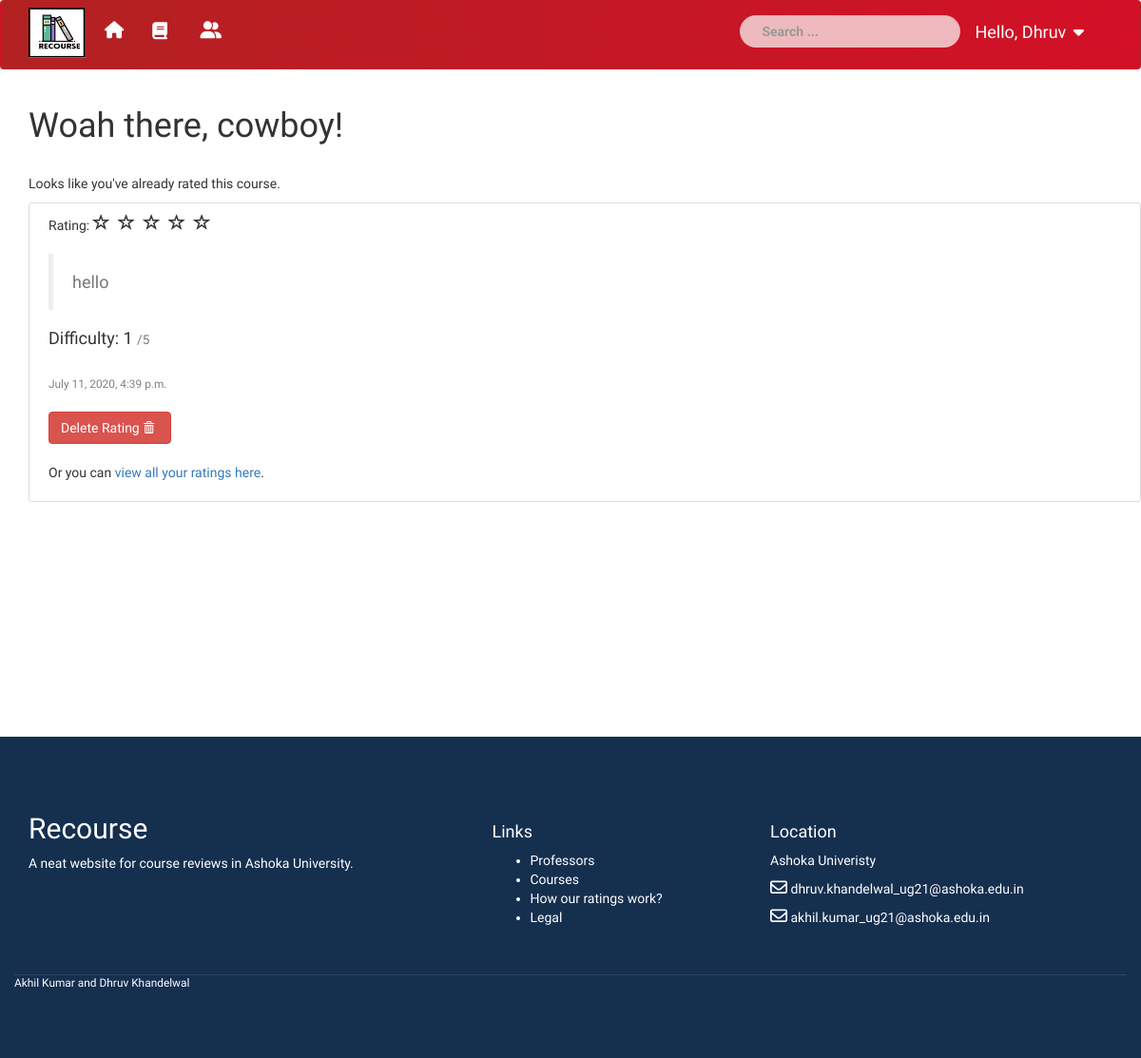
Screenshot of /course/A-History-of-India-Pakistan-Relations-/rate (signed in) with the database file from the repository.
### myapp/models.py (models this page shows, shortened)
class Rating (models.Model):
    course = models.ForeignKey (Course, on_delete = models.CASCADE)
    author = models.ForeignKey (User, on_delete = models.CASCADE)
    ONE_TO_FIVE = (
        (1,'1'),
        (2,'2'),
        (3,'3'),
        (4,'4'),
        (5,'5'),
    )
    rating     = models.IntegerField (default=0, choices=ONE_TO_FIVE)
    difficulty = models.IntegerField (default=0, choices=ONE_TO_FIVE)
    take_again = models.BooleanField (default = False)
    anonymous  = models.BooleanField (default = False)
    GRADES = (
        ('A' , 'A' ),
        ('A-', 'A-'),
        ('B+', 'B+'),
        ('B' , 'B' ),
        ('B-', 'B-'),
        ('C+', 'C+'),
        ('C' , 'C '),
        ('C-', 'C-'),
        ('F' , 'F' ),
        ('NA', 'NA'),
    )
    grade = models.CharField (max_length=3, choices=GRADES, default='NA', null=True, blank=True)
    review = models.TextField (default="", null=True, blank=True)
    date_posted = models.DateTimeField (default=timezone.now)
    helpful = models.IntegerField (default = 0)

### myapp/views.py (the view, shortened to what this page needs)
# urls.py: path('course/<slug:slug>/rate', views.RateCourse, name="rate-course"),
@login_required
def RateCourse (request, slug):
    myCourse = get_object_or_404(Course, slug=slug)
    if request.method == 'POST':
        form = RatingsForm (request.POST)
        if form.is_valid():
            rating = form.save(commit=False)
            rating.course = myCourse
            rating.author = request.user
            rating.save() # Finally save it!
            messages.success(request, f'Your rating has been recorded!') # send visual confirmation to user
            myCourse.course_number_of_ratings += 1
            if rating.take_again:
                myCourse.course_retakers += 1
            if rating.grade=='A':
                myCourse.gp_sum += 4.0
                myCourse.grade_offered += 1
            if rating.grade=='A-':
                myCourse.gp_sum += 3.7
                myCourse.grade_offered += 1
            if rating.grade=='B+':
                myCourse.gp_sum += 3.3
                myCourse.grade_offered += 1
            if rating.grade=='B':
                myCourse.gp_sum += 3.0
                myCourse.grade_offered += 1
            if rating.grade=='B-':
                myCourse.gp_sum += 2.7
                myCourse.grade_offered += 1
            if rating.grade=='C+':
                myCourse.gp_sum += 2.3
                myCourse.grade_offered += 1
            if rating.grade=='C':
                myCourse.gp_sum += 2.0
                myCourse.grade_offered += 1
            if rating.grade=='C-':
                myCourse.gp_sum += 1.7
                myCourse.grade_offered += 1
            if rating.grade=='F':
                myCourse.grade_offered +=1
            if myCourse.grade_offered != 0:
                myCourse.grade_point=myCourse.gp_sum/myCourse.grade_offered
            myCourse.rating_sum += rating.rating
            myCourse.difficulty_sum += rating.difficulty
            if myCourse.course_number_of_ratings!=0:
                myCourse.course_rating = myCourse.rating_sum/myCourse.course_number_of_ratings
                myCourse.course_difficulty = myCourse.difficulty_sum/myCourse.course_number_of_ratings
            if myCourse.course_rating > 5:
                myCourse.course_rating = 5
            if myCourse.course_difficulty > 5:
                myCourse.course_difficulty = 5
            myCourse.save()
            return redirect('course-detail', slug=slug)
    else:
        form = RatingsForm ()
    context = {
        'title': "Rate {}".format(myCourse),
        'form': form,
        'course': myCourse,
        'n': range(3),
        'roarer' : 5-round(myCourse.course_rating),
    }
    context['previous'] = Rating.objects.filter(course=myCourse, author=request.user)
    return render(request, "myapp/rating.html", context)

### myapp/forms.py
class RatingsForm (forms.ModelForm):
    class Meta:
        model = Rating
        fields = ['rating', 'difficulty', 'take_again', 'grade', 'review', 'anonymous']
        widgets = {
            'rating': forms.Select(
				attrs={
					    'class': 'form-control col-xs-2'
					}
            ),
            'difficulty': forms.Select(
				attrs={
					    'class': 'form-control col-xs-2'
					}
            ),
            'grade': forms.Select(
				attrs={
					    'class': 'form-control col-xs-2'
					}
            ),
            'take_again': forms.CheckboxInput(
                    attrs={
                            'class': 'form-check',
                            'type' : 'checkbox'
                        }
                ),
            'review': forms.Textarea(
				attrs={
                        'class': 'form-control col-xs-2',
                        'placeholder': 'Write a review ... ',
                        'rows' : '5',
                        'cols' : '30',
					}
            ),
            'anonymous': forms.CheckboxInput(
				attrs={
					    'class': 'form-check '
					}
            )
            }

### myapp/models.py (called while the page is built)
    def __str__(self):
        return '{0}-{1}'.format(self.course_listing, self.course_code)

### myapp/templates/myapp/rating.html (shortened to what this page needs)
{% extends 'myapp/base.html' %}
{% load crispy_forms_tags %}
{% block content %}
{% if previous %}
    <div class="container">
        <h1>Woah there, cowboy!</h1>
        <br>
        <p>Looks like you've already rated this course.</p>
        <div class="container content-section">
            {% for p in previous %}
                Rating:
                {% if p.rating == 1 %}
                    <span class="glyphicon glyphicon-star-empty" style="margin-right:5px; font-size: 18px;"></span>
                    <span class="glyphicon glyphicon-star-empty" style="margin-right:5px; font-size: 18px;"></span>
                    <span class="glyphicon glyphicon-star-empty" style="margin-right:5px; font-size: 18px;"></span>
                    <span class="glyphicon glyphicon-star-empty" style="margin-right:5px; font-size: 18px;"></span>
                    <span class="glyphicon glyphicon-star-empty" style="margin-right:5px; font-size: 18px;"></span>
                {% endif %}
                 <br>
                <br>
                {% if p.review %}
                    <blockquote class="blockquote">
                        <h4 class="card-subtitle mb-2 text-muted">{{p.review|linebreaks}}</h4>
                    </blockquote>
                {% else %}
                    <blockquote class="blockquote">
                        <h4 class="card-subtitle mb-2 text-muted">No review</h4>
                    </blockquote>
                {% endif %}
                <h4>Difficulty: {{ p.difficulty}} <small>/5</small></h4>
                <br>
                <small class="text-secondary" style="color: gray;">{{ p.date_posted }}</small>
                <br> <br>
                <a href="{% url 'delete-rating' p.id %}" class="btn btn-danger btn-rounded align-items-right" role="button" aria-pressed="true">Delete Rating <span class="glyphicon glyphicon-trash" style="margin-right:5px; font-size: 12px;"></span></a>
                <br> <br>
                <p>Or you can <a href="{% url 'profile'%}">view all your ratings here</a>.</p>
                {% endfor %}
        </div>
        </div>
        <br><br><br><br><br>
{% endif %}
{% endblock %}

### myapp/templates/snippets/header.html (shortened to what this page needs)
{% load static %}
{% load socialaccount %}
<nav class="navbar navbar-expand-md  hidden-xs">
    <div class="container">
        <div class="navbar-header " style="padding-right: 20px;">
           <a href="{% url 'home' %}"> <img src="{% static 'images/logo.png' %}" alt="logo" height="60px" width="60px" style="padding-top: 7px;"> </a>
        </div>
        <div class="navbar-collapse collapse show " id="navbarToggleExternalContent" >
            <ul class="nav navbar-nav">
                <li style="padding-top: 7px;">
                    <a class="navbar-brand" href="{% url 'home' %}"><span class="fa fa-home"></span><span class="link"> Home</span></a>
                </li>
                <li style="padding-top: 7px;">
                    <a style="color: white;" href="{% url 'courses' %}">
                        <i class="fa fa-book" aria-hidden="true"></i>
</span><span class="link"> Courses</span></a>
                </li>
                <li style="padding-top: 7px;">
                    <a href="{% url 'professors' %}">
                        <span class="fa fa-user-friends"></span><span class="link"> Professors</span></a>
                </li>
            </ul>
            <ul class="navbar-form navbar-right">
                <div class="nav navbar-nav">
                <li style="padding-top: 7px;">
                <div class="form-group">
                    <form method="GET" style="border-radius: 25px;" class="form-lg">
                        <div class="form-group has-search">
                        <input type="text" class="form-control form-lg" name="q" id="id_q" placeholder="Search ... " style="border-radius: 25px;">
                      </div>
                    </form>
                </div>
                </li>
            <li class="padding-bottom:6px; padd">
                {% if user.is_authenticated %}
                <li class="dropdown" style="padding-top: 0px;">
                    <a href="#" class="dropdown-toggle" data-toggle="dropdown" role="button" aria-haspopup="true" aria-expanded="false">
                        <span >Hello, {{user.first_name}}</span> <span class="fa fa-caret-down"></span></a>
                </li>
                {% else %}
                    <a href="{% provider_login_url "google" %}"><span class="fas fa-sign-in-alt mb-4"></span><span class="link">Login </span></a>
                {% endif %}
            </li>
            </ul>
        </div>
    </div>
</nav>

### static/CSS/style.css (style rules this page uses)
body { margin: 10%; color: black; font-family: 'Roboto', sans-serif; }
.navbar { border: 0; border-radius: 0; background: linear-gradient(to right, firebrick, #d31027); }
.navbar .nav li > a, .navbar .navbar-brand { max-height: 50px; width: auto; background: transparent !important; font-size: 18px; transition: 0.2s ease-in-out; }
.navbar span { color: white; }
.navbar form { padding: 0; }
.navbar-right { flex-direction: row; }
.navbar form .form-control { border: 0; border-radius: 0; color: black; font-weight: bold; background: rgba(255, 255, 255, 0.7); transition: 0.2s ease-in-out; }
.navbar .dropdown .fa-caret-down { padding-left: 3px; font-size: 18px; transition: 0.4s ease; }

### static/CSS/main.css (style rules this page uses)
html { position: relative; overflow-x: hidden !important; }
body { font-family: 'Quicksand', sans-serif; }
a, a:hover { text-decoration: none; }

### myapp/templates/myapp/base.html (style rules this page uses)
body { margin: 10%; color: black; font-family: 'Roboto', sans-serif; }
.navbar { border: 0; border-radius: 0; background: linear-gradient(to right, firebrick, #d31027); }
.navbar .nav li > a, .navbar .navbar-brand { max-height: 50px; width: auto; background: transparent !important; font-size: 18px; transition: 0.2s ease-in-out; }
.navbar span { color: white; }
.navbar form { padding: 0; }
.navbar-right { flex-direction: row; }
.navbar form .form-control { border: 0; border-radius: 0; color: black; font-weight: bold; background: rgba(255, 255, 255, 0.7); transition: 0.2s ease-in-out; }
.navbar .dropdown .fa-caret-down { padding-left: 3px; font-size: 18px; transition: 0.4s ease; }
html { position: relative; overflow-x: hidden !important; }
body { font-family: 'Quicksand', sans-serif; }
a, a:hover { text-decoration: none; }
.content-section { background:rgb(255, 255, 255); padding: 10px 20px; border: 1.3px solid #dddddd; border-radius: 3px; margin-bottom: 20px; }

### myapp/templates/snippets/header.html (style rules this page uses)
.has-search .form-control { padding-left: 2.375rem; }

### rows the page displays
Rating: rating 1 (drawn), review "hello", difficulty "1", date_posted "July 11, 2020, 4:39 p.m."

### other values shown
{{ user.first_name }} "Dhruv"
